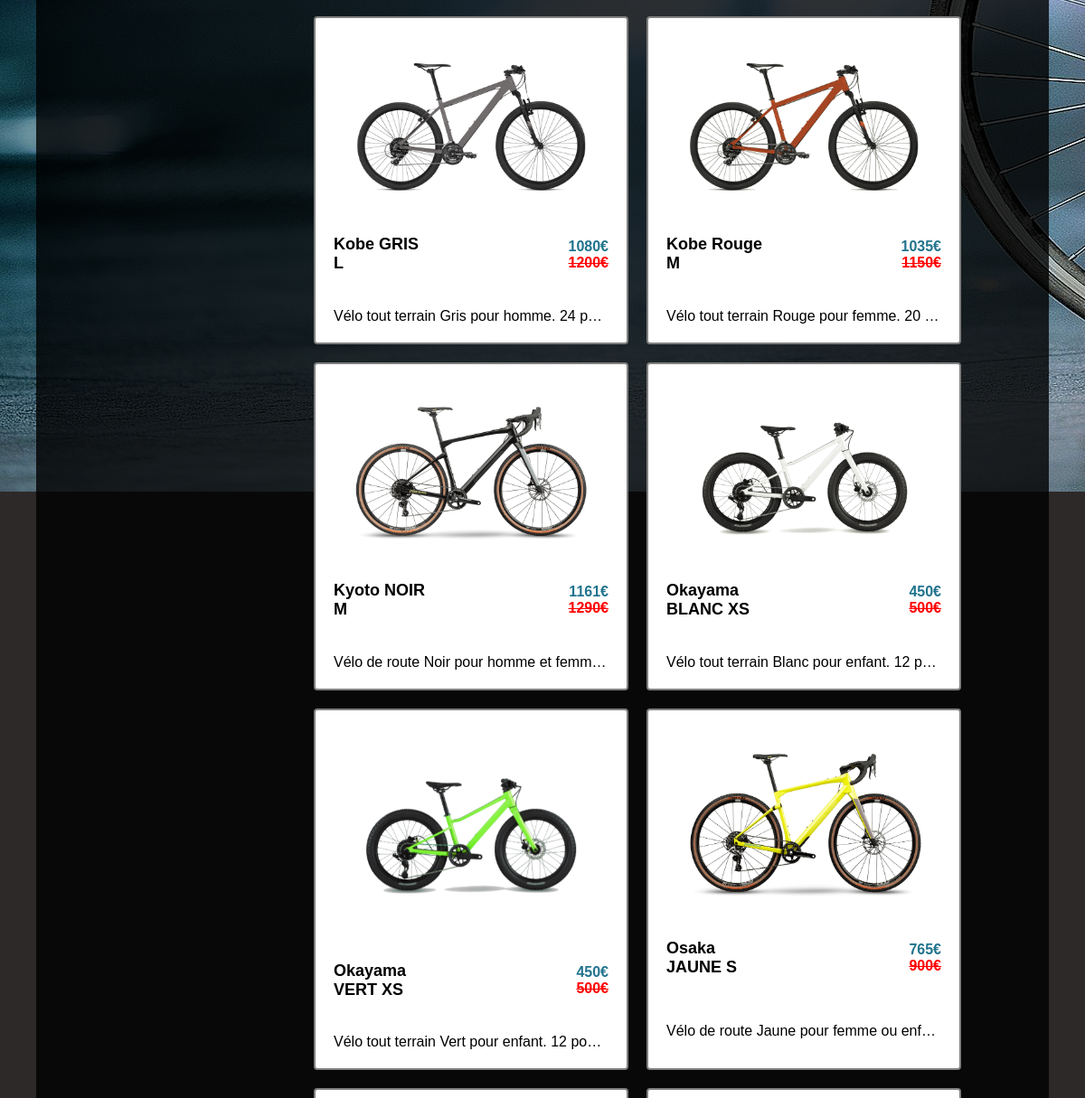
The app's page /produits.php (middle part), older data.
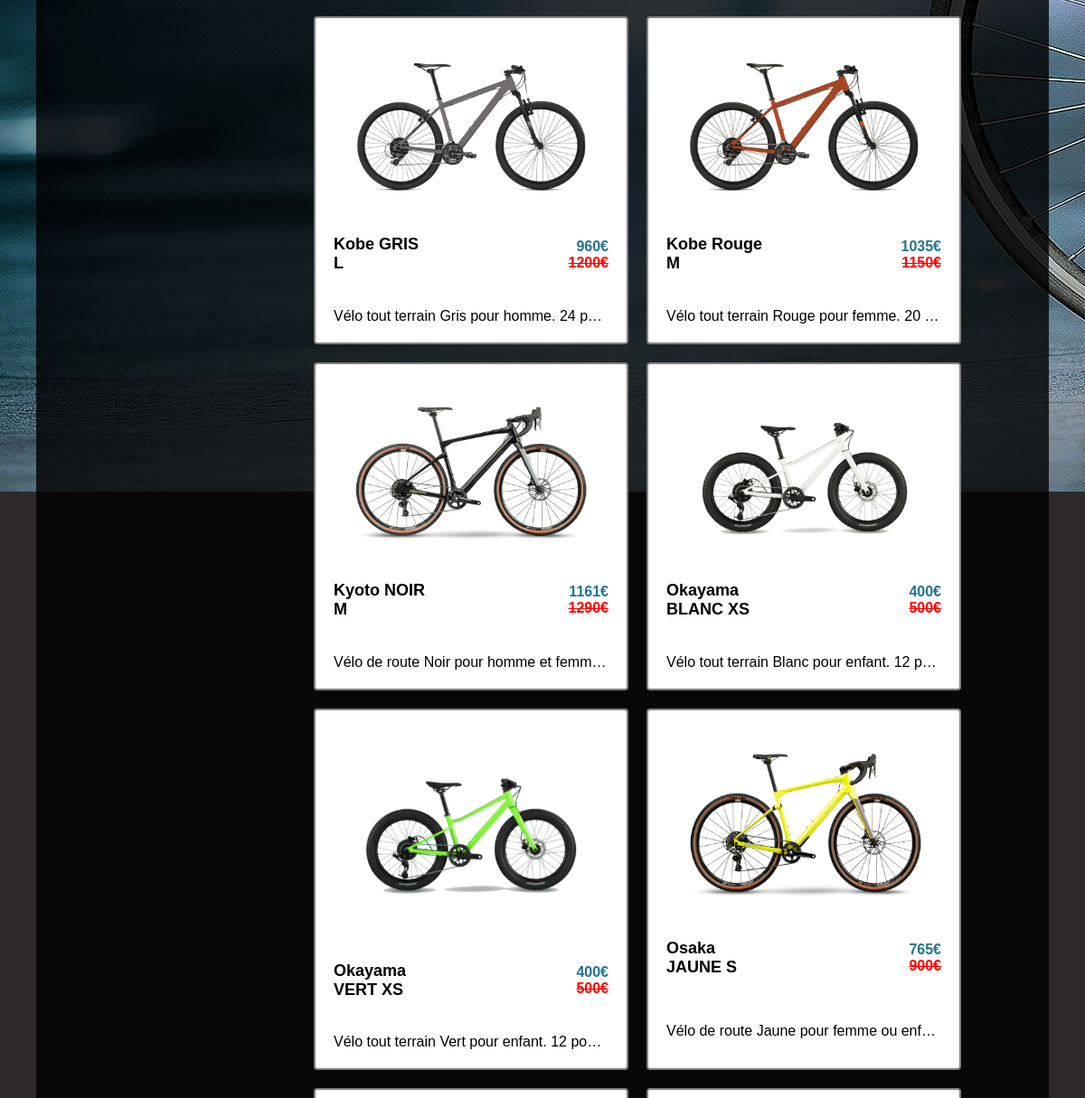
The same page, newer data.
### tables this page shows
CREATE TABLE IF NOT EXISTS `produit` (
  `id_produit` int(11) NOT NULL AUTO_INCREMENT,
  `reference` varchar(255) DEFAULT NULL,
  `nom_produit` varchar(30) DEFAULT NULL,
  `designation` varchar(255) DEFAULT NULL,
  `poids` int(4) DEFAULT NULL,
  `stock` int(4) DEFAULT NULL,
  `prix` int(6) DEFAULT NULL,
  `image` varchar(255) DEFAULT NULL,
  `electrique` tinyint(1) NOT NULL DEFAULT '0',
  `reduction_produit` decimal(4,2) NOT NULL,
  `id_categorie` int(11) NOT NULL,
  `id_carac_couleur` int(11) NOT NULL,
  `id_carac_matiere_cadre` int(11) NOT NULL,
  `id_carac_taille_cadre` int(11) NOT NULL,
  `id_carac_taille_roues` int(11) NOT NULL,
  `accueil` tinyint(1) NOT NULL DEFAULT '0',
  PRIMARY KEY (`id_produit`),
  KEY `produit_categorie_idCategorie_fk` (`id_categorie`)
);

### produits.php (called while the page is built)
<?php
include ('View/produits.php');

### View/produits.php (the view, shortened to what this page needs)
<?php
function recuperationToken($name){
    if (isset($_GET[$name]) !=0){
        $resultat = $_GET[$name];
    } else {
        $resultat = "%";
    }
    return $resultat;
}
?>
<!DOCTYPE html>
<html lang="fr">
    <head>
        <?php include ('head.php'); ?>
    </head>
    <body>
            <link href="../public/css/produits.css" rel="stylesheet">
            <link href="public/css/produits.css" rel="stylesheet">
            <?php include ('navbar.php'); ?>
        <div class="contenu">
                    <div class="colonnes_container">
                        <div class="colonne_droite">
                            <div id="articles_produits">
                                <?php
                                    $preparationRequete = "SELECT * FROM produit p";
                                    if(isset($_GET)) {
                                        $preparationRequete .= " INNER JOIN categorie c on p.id_categorie = c.id
                                                                 INNER JOIN carac_couleur cc on p.id_carac_couleur = cc.id
                                                                 INNER JOIN carac_taille_cadre ctc on p.id_carac_taille_cadre = ctc.id
                                                                 INNER JOIN taxonomie_produit tp on p.id_produit = tp.id_produit
                                                                 INNER JOIN taxonomie t on tp.id_taxonomie = t.id
                                                                 WHERE p.id_categorie LIKE :categorie
                                                                 AND p.id_carac_couleur LIKE :couleur
                                                                 AND p.id_carac_taille_cadre LIKE :taille
                                                                 AND tp.id_taxonomie LIKE :taxonomie
                                                                 AND p.electrique LIKE :electrique
                                                                 ORDER BY p.nom_produit";
                                        $categorie = recuperationToken('categorie');
                                        $couleur = recuperationToken('couleur');
                                        $taille = recuperationToken('taille');
                                        $taxonomie = recuperationToken('taxonomie');
                                        $electrique = recuperationToken('electrique');
                                    }
                                    $requeteFinale = $conn->prepare($preparationRequete);
                                    $requeteFinale->bindValue('categorie', $categorie);
                                    $requeteFinale->bindValue('couleur', $couleur);
                                    $requeteFinale->bindValue('taille', $taille);
                                    $requeteFinale->bindValue('taxonomie', $taxonomie);
                                    $requeteFinale->bindValue('electrique', $electrique);
                                    $requeteFinale->execute();
                                    $requeteFinale = $requeteFinale->fetchAll();
                                    $nomPrecedent= "";
                                    foreach ($requeteFinale as $itemRequete){
                                        if ($nomPrecedent != $itemRequete['nom_produit']){
                                            echo'<div class="article_produits">
                                                <div class="article_container">'; ?>
                                                <img class="image" src="public/images/produits/<?= $itemRequete['image']; ?>.png" alt="image_produit">
                                                <h3><?= $itemRequete['nom_produit']; ?></h3>
                                                <h4><?php if($itemRequete['reduction_produit'] != 0){
                                                            $prixSpecial = $itemRequete['prix']/100*(100-$itemRequete['reduction_produit']);
                                                            echo $prixSpecial.'€ <br><s>'.$itemRequete['prix'].'€</s>';
                                                        }else{
                                                            echo $itemRequete['prix'].'€';
                                                        }?>
                                                </h4>
                                                <p><?= $itemRequete['designation'] ?></p>
                                                </div>
                                            </div>
                                    <?php }
                                        $nomPrecedent = $itemRequete['nom_produit'];
                                    }?>
                            </div>
                        </div>
                    </div>
        </div>
    </body>
</html>

### View/head.php (shortened to what this page needs)
<link href="public/css/main.css" rel="stylesheet">
<link href="public/css/navbar.css" rel="stylesheet">
<link href="public/css/footer.css" rel="stylesheet">
<link rel="stylesheet" href="public/css/contact.css">
<link rel="stylesheet" href="public/css/accueil.css">
<link rel="stylesheet" href="public/css/panier.css">
<link rel="stylesheet" href="public/css/produits.css">

### public/css/main.css (style rules this page uses)
body { margin:auto; font-family:arial; background: #2d2929; background-image: url("../images/background.jpg"); background-attachment: fixed; background-repeat: no-repeat; position: relative; min-height: 100%; }
.contenu { width: 90%; background: rgba(0,0,0,0.8); margin: auto; border-radius: 5px; padding: 20px; margin-top: 80px; margin-bottom: 60px; }
p { margin-block-start: 0; margin-block-end: 0; }

### public/css/accueil.css (style rules this page uses)
.article_container { display: flex; flex-wrap: wrap; background: white; }

### public/css/produits.css (style rules this page uses)
.colonnes_container { display: flex; flex-direction: row; }
.colonne_droite { width: 75%; }
#articles_produits { display: flex; flex-wrap: wrap; justify-content: center; }
.article_produits { width: calc(20% - 20px); padding: 10px; margin:10px; position: relative; background-color: white; border: 2px solid grey; border-radius: 4px; }
.article_container { display: flex; flex-wrap: wrap; background: white; height: 100%; }
.article_produits img { max-width: 100%; margin-top: 20px; opacity: 1; display: block; height: auto; transition: .5s ease; backface-visibility: hidden; }
.article_produits h3 { font-size: 18px; width: calc(40% - 20px); padding:10px; margin-right: auto; }
.article_produits h4 { width: calc(60% - 20px); padding:10px; margin-left: auto; text-align: right; color:#20738d; }
.article_produits h4 s { color:red; }
.article_produits p { text-overflow: ellipsis; overflow: hidden; white-space: nowrap; padding: 10px; }
@media only screen and (max-width: 1400px) { .article_produits { width: 40%; } }

Row changes from the older to the newer data that the page shows:
changed produit "Kobe GRIS L": prixSpecial "1080" → "960"
changed produit "Okayama BLANC XS": prixSpecial "450" → "400"
changed produit "Okayama VERT XS": prixSpecial "450" → "400"
